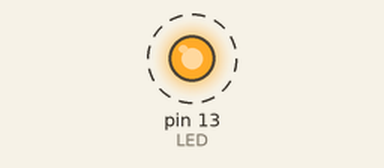
Recording of a sketch running on a simulated Arduino Uno, built with avr-gcc and run on an emulated ATmega328P. Shown: output pins drawn as LEDs (lit = HIGH). Dashed ring = blinking.

Above: at 0.5 s.
Timing chart, 0 to 4.6 s (numbered marks = the images above):
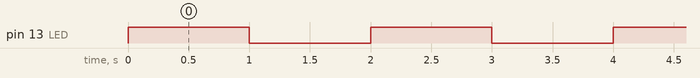

The sketch:

03_modified_blink.ino
```cpp
#define LED 13


void setup()
{
    pinMode(LED, OUTPUT);
}

void loop()
{
    static int state = HIGH;
    blinkLED(LED, &state);
}

/*****
  Purpose: Blink the onboard LED using a pointer

  Parameters:
    int pin             the pin attached to the LED
    int *whichState     pointer to the state variable

  Returns:
    void
*****/
void blinkLED(int pin, int *whichState)
{
    digitalWrite(pin, *whichState);
    delay(1000);
    *whichState = !(*whichState);
}
```

Measured:
- by itself, pin 13 (LED): alternates HIGH for 1.0 s and LOW for 1.0 s
